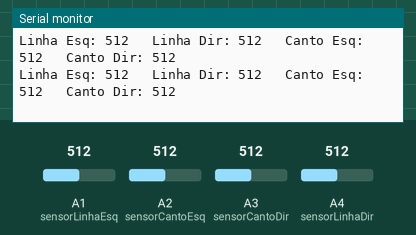
Recording of a sketch running on a simulated Arduino Uno, built with avr-gcc and run on an emulated ATmega328P. On the bench: the last lines printed to the serial monitor. The inputs (shaded band) are chosen by the test bench; at power-on: A1 (sensorLinhaEsq) = 512, A2 (sensorCantoEsq) = 512, A3 (sensorCantoDir) = 512, A4 (sensorLinhaDir) = 512.

Above: at 1.2 s.
1.3 s: A1 (sensorLinhaEsq) set to 108
At 1.7 s:
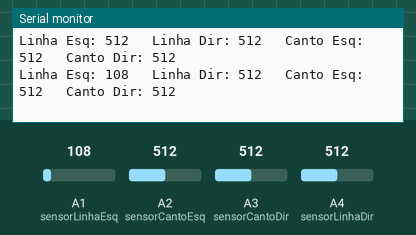
4.3 s: A1 (sensorLinhaEsq) set to 89
At 4.48 s:
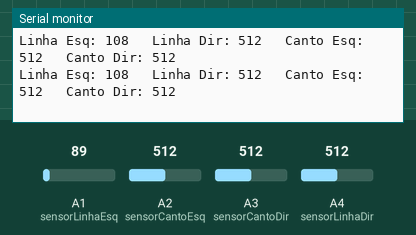
Timing chart, 0 to 7.3 s (numbered marks = the images above; inputs shaded):
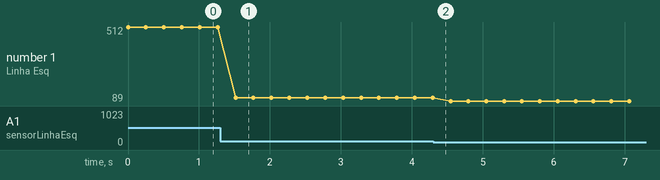

The sketch:

LeituraDeSensores.ino
```cpp
/************************************\
|   Código Elaborado por RoboCore    |
| Sinta-se livre para usar ou editar |
|    SEMPRE cite a fonte do código   |
|          www.RoboCore.net          |
\************************************/

//quanto menor o valor, mais luz infravermelha chega ao sensor

int sensorLinhaDir = A4;
int sensorLinhaEsq = A1;
int sensorCantoEsq = A2;
int sensorCantoDir = A3;

int ledPin = 13;      // select the pin for the LED
int valorLinhaEsq, valorLinhaDir, valorCantoEsq, valorCantoDir = 0;  // variable to store the value coming from the sensor

void setup() {
    Serial.begin(9600);
}

void loop() {

  valorLinhaEsq = analogRead(sensorLinhaEsq);
  valorLinhaDir = analogRead(sensorLinhaDir);
  valorCantoEsq = analogRead(sensorCantoEsq);
  valorCantoDir = analogRead(sensorCantoDir);

  Serial.print("Linha Esq: ");
  Serial.print(valorLinhaEsq);
  Serial.print("   Linha Dir: ");
  Serial.print(valorLinhaDir);
  Serial.print("   Canto Esq: ");
  Serial.print(valorCantoEsq);
  Serial.print("   Canto Dir: ");
  Serial.println(valorCantoDir);

  delay(250);
}
```

Measured:
- after the input at 1.3 s, the serial monitor: prints a new line after 0.22 s (image 1)
- plotted number 1: 512 → 108 after the input at 1.3 s, 108 → 89 after the input at 4.3 s
